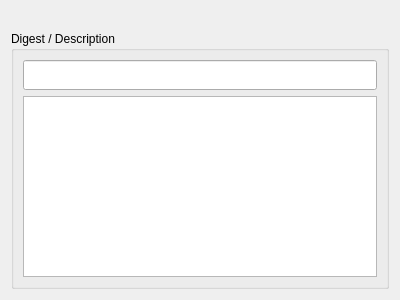
<?xml version="1.0" encoding="UTF-8"?>
<ui version="4.0">
 <class>Help::Edit::Argument</class>
 <widget class="QWidget" name="Help::Edit::Argument">
  <property name="geometry">
   <rect>
    <x>0</x>
    <y>0</y>
    <width>400</width>
    <height>300</height>
   </rect>
  </property>
  <property name="windowTitle">
   <string>Form</string>
  </property>
  <layout class="QVBoxLayout" name="verticalLayout_2">
   <item>
    <widget class="QLabel" name="keyInfo">
     <property name="text">
      <string/>
     </property>
     <property name="alignment">
      <set>Qt::AlignLeading|Qt::AlignLeft|Qt::AlignVCenter</set>
     </property>
    </widget>
   </item>
   <item>
    <widget class="QGroupBox" name="digestGroup">
     <property name="title">
      <string>Digest / Description</string>
     </property>
     <property name="flat">
      <bool>true</bool>
     </property>
     <layout class="QVBoxLayout" name="verticalLayout">
      <item>
       <widget class="QLineEdit" name="digestEdit">
        <property name="minimumSize">
         <size>
          <width>0</width>
          <height>30</height>
         </size>
        </property>
       </widget>
      </item>
      <item>
       <widget class="QPlainTextEdit" name="descrptionEdit"/>
      </item>
     </layout>
    </widget>
   </item>
  </layout>
 </widget>
 <resources/>
 <connections/>
</ui>
